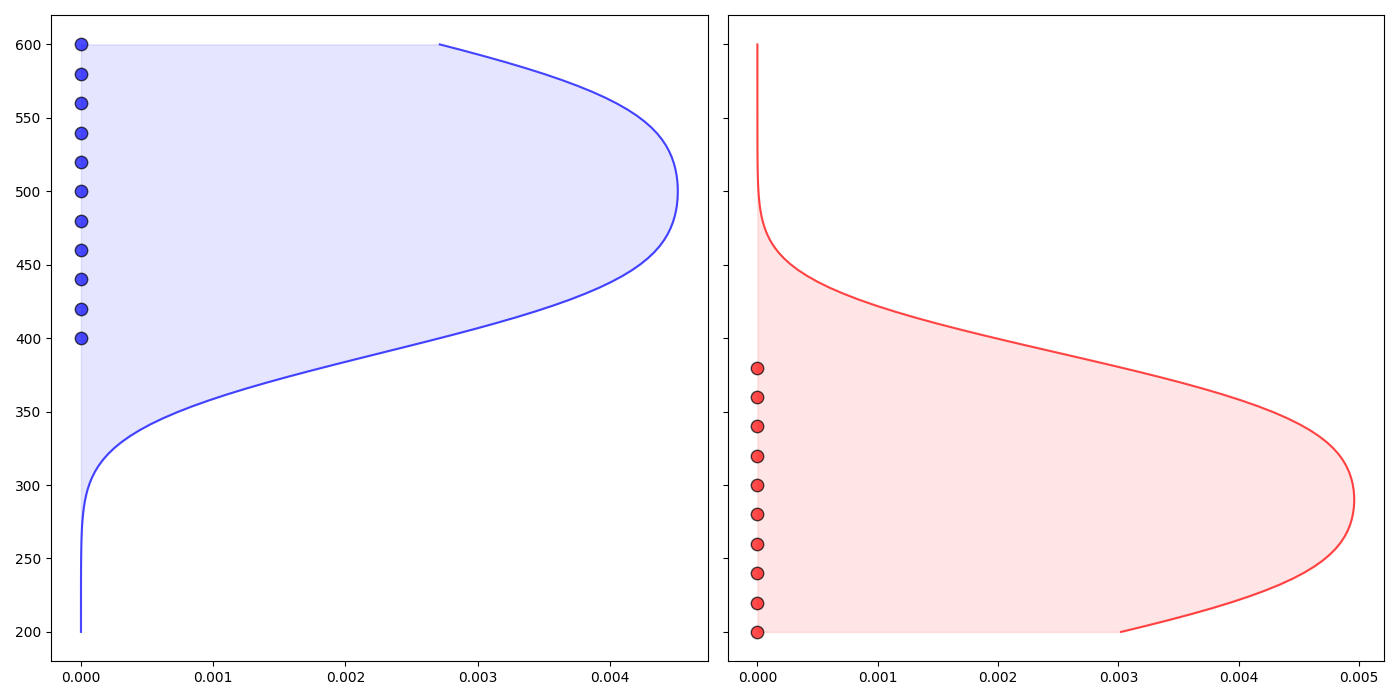

Recreate this plot in Python.
import numpy as np
import matplotlib.pyplot as plt
from scipy.stats import gaussian_kde

luminosity_star_system1 = np.array([0.01, 0.03, 0.05, 0.07, 0.1, 0.15, 0.2, 0.25, 0.3, 0.35])
temperature_star_system1 = np.array([200, 220, 240, 260, 280, 300, 320, 340, 360, 380])

luminosity_star_system2 = np.array([0.5, 0.55, 0.6, 0.65, 0.7, 0.75, 0.8, 0.85, 0.9, 0.95, 1.0])
temperature_star_system2 = np.array([400, 420, 440, 460, 480, 500, 520, 540, 560, 580, 600])

kde_temp1 = gaussian_kde(temperature_star_system1)
kde_temp2 = gaussian_kde(temperature_star_system2)

temperature_grid = np.linspace(200, 600, 100)

density_temp1 = kde_temp1(temperature_grid)
density_temp2 = kde_temp2(temperature_grid)

fig, ax = plt.subplots(1, 2, figsize=(14, 7), sharey=True)

# Star System 2
ax[0].plot(density_temp2, temperature_grid, color='blue', alpha=0.7)
ax[0].fill_betweenx(temperature_grid, density_temp2, color='blue', alpha=0.1)
ax[0].scatter([0]*len(temperature_star_system2), temperature_star_system2, color='blue', edgecolor='black', s=80, alpha=0.7)

# Star System 1
ax[1].plot(density_temp1, temperature_grid, color='red', alpha=0.7)
ax[1].fill_betweenx(temperature_grid, density_temp1, color='red', alpha=0.1)
ax[1].scatter([0]*len(temperature_star_system1), temperature_star_system1, color='red', edgecolor='black', s=80, alpha=0.7)

plt.tight_layout()
plt.show()
